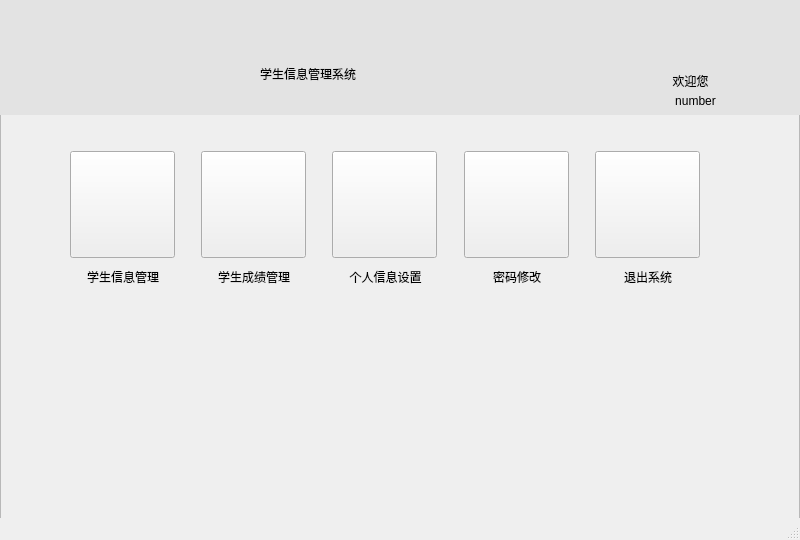
<?xml version="1.0" encoding="UTF-8"?>
<ui version="4.0">
 <class>MainWindow</class>
 <widget class="QMainWindow" name="MainWindow">
  <property name="geometry">
   <rect>
    <x>0</x>
    <y>0</y>
    <width>800</width>
    <height>540</height>
   </rect>
  </property>
  <property name="sizePolicy">
   <sizepolicy hsizetype="Fixed" vsizetype="Fixed">
    <horstretch>0</horstretch>
    <verstretch>0</verstretch>
   </sizepolicy>
  </property>
  <property name="minimumSize">
   <size>
    <width>800</width>
    <height>540</height>
   </size>
  </property>
  <property name="maximumSize">
   <size>
    <width>800</width>
    <height>540</height>
   </size>
  </property>
  <property name="windowTitle">
   <string>MainWindow</string>
  </property>
  <widget class="QWidget" name="centralwidget">
   <property name="sizePolicy">
    <sizepolicy hsizetype="Fixed" vsizetype="Fixed">
     <horstretch>0</horstretch>
     <verstretch>0</verstretch>
    </sizepolicy>
   </property>
   <widget class="QFrame" name="frame">
    <property name="geometry">
     <rect>
      <x>0</x>
      <y>0</y>
      <width>800</width>
      <height>540</height>
     </rect>
    </property>
    <property name="sizePolicy">
     <sizepolicy hsizetype="Fixed" vsizetype="Fixed">
      <horstretch>0</horstretch>
      <verstretch>0</verstretch>
     </sizepolicy>
    </property>
    <property name="frameShape">
     <enum>QFrame::StyledPanel</enum>
    </property>
    <property name="frameShadow">
     <enum>QFrame::Raised</enum>
    </property>
    <widget class="QWidget" name="gridLayoutWidget">
     <property name="geometry">
      <rect>
       <x>0</x>
       <y>0</y>
       <width>801</width>
       <height>521</height>
      </rect>
     </property>
     <layout class="QGridLayout" name="gridLayout">
      <item row="2" column="0">
       <widget class="QWidget" name="widget_2" native="true">
        <property name="sizePolicy">
         <sizepolicy hsizetype="Preferred" vsizetype="Minimum">
          <horstretch>0</horstretch>
          <verstretch>0</verstretch>
         </sizepolicy>
        </property>
        <property name="minimumSize">
         <size>
          <width>0</width>
          <height>400</height>
         </size>
        </property>
        <property name="styleSheet">
         <string notr="true">QLabel{
	font: 85 12pt &quot;黑体&quot;;
	font: 85 12pt &quot;Ubuntu Condensed&quot;;
}
QPushBotton{
border:none;
color:white; background-color:transparent;
}</string>
        </property>
        <widget class="QWidget" name="gridLayoutWidget_2">
         <property name="geometry">
          <rect>
           <x>70</x>
           <y>30</y>
           <width>631</width>
           <height>139</height>
          </rect>
         </property>
         <layout class="QGridLayout" name="gridLayout_com">
          <property name="horizontalSpacing">
           <number>25</number>
          </property>
          <item row="0" column="2">
           <widget class="QFrame" name="frame_4">
            <property name="sizePolicy">
             <sizepolicy hsizetype="Minimum" vsizetype="Minimum">
              <horstretch>0</horstretch>
              <verstretch>0</verstretch>
             </sizepolicy>
            </property>
            <property name="minimumSize">
             <size>
              <width>96</width>
              <height>107</height>
             </size>
            </property>
            <property name="frameShape">
             <enum>QFrame::NoFrame</enum>
            </property>
            <property name="frameShadow">
             <enum>QFrame::Raised</enum>
            </property>
            <widget class="QPushButton" name="edit">
             <property name="geometry">
              <rect>
               <x>0</x>
               <y>0</y>
               <width>105</width>
               <height>107</height>
              </rect>
             </property>
             <property name="styleSheet">
              <string notr="true">border-image:url(:/img/userset.png)</string>
             </property>
             <property name="text">
              <string/>
             </property>
            </widget>
           </widget>
          </item>
          <item row="0" column="0">
           <widget class="QFrame" name="frame_2">
            <property name="sizePolicy">
             <sizepolicy hsizetype="Minimum" vsizetype="Minimum">
              <horstretch>0</horstretch>
              <verstretch>0</verstretch>
             </sizepolicy>
            </property>
            <property name="minimumSize">
             <size>
              <width>96</width>
              <height>107</height>
             </size>
            </property>
            <property name="frameShape">
             <enum>QFrame::NoFrame</enum>
            </property>
            <property name="frameShadow">
             <enum>QFrame::Raised</enum>
            </property>
            <widget class="QPushButton" name="usermng">
             <property name="geometry">
              <rect>
               <x>0</x>
               <y>0</y>
               <width>105</width>
               <height>107</height>
              </rect>
             </property>
             <property name="styleSheet">
              <string notr="true">border-image:url(:/img/usermng.png) no-repeat;</string>
             </property>
             <property name="text">
              <string/>
             </property>
            </widget>
           </widget>
          </item>
          <item row="0" column="3">
           <widget class="QFrame" name="frame_6">
            <property name="frameShape">
             <enum>QFrame::NoFrame</enum>
            </property>
            <property name="frameShadow">
             <enum>QFrame::Raised</enum>
            </property>
            <widget class="QPushButton" name="chngpwd">
             <property name="geometry">
              <rect>
               <x>0</x>
               <y>0</y>
               <width>105</width>
               <height>107</height>
              </rect>
             </property>
             <property name="styleSheet">
              <string notr="true">border-image:url(:/img/chngpwd.png)</string>
             </property>
             <property name="text">
              <string/>
             </property>
            </widget>
           </widget>
          </item>
          <item row="0" column="4">
           <widget class="QFrame" name="frame_5">
            <property name="sizePolicy">
             <sizepolicy hsizetype="Minimum" vsizetype="Minimum">
              <horstretch>0</horstretch>
              <verstretch>0</verstretch>
             </sizepolicy>
            </property>
            <property name="minimumSize">
             <size>
              <width>96</width>
              <height>107</height>
             </size>
            </property>
            <property name="frameShape">
             <enum>QFrame::NoFrame</enum>
            </property>
            <property name="frameShadow">
             <enum>QFrame::Raised</enum>
            </property>
            <widget class="QPushButton" name="exit">
             <property name="geometry">
              <rect>
               <x>0</x>
               <y>0</y>
               <width>105</width>
               <height>107</height>
              </rect>
             </property>
             <property name="styleSheet">
              <string notr="true">border-image:url(:/img/exitsys.png)</string>
             </property>
             <property name="text">
              <string/>
             </property>
            </widget>
           </widget>
          </item>
          <item row="0" column="1">
           <widget class="QFrame" name="frame_3">
            <property name="sizePolicy">
             <sizepolicy hsizetype="Minimum" vsizetype="Minimum">
              <horstretch>0</horstretch>
              <verstretch>0</verstretch>
             </sizepolicy>
            </property>
            <property name="minimumSize">
             <size>
              <width>96</width>
              <height>107</height>
             </size>
            </property>
            <property name="frameShape">
             <enum>QFrame::NoFrame</enum>
            </property>
            <property name="frameShadow">
             <enum>QFrame::Plain</enum>
            </property>
            <property name="lineWidth">
             <number>0</number>
            </property>
            <widget class="QPushButton" name="scoremng">
             <property name="geometry">
              <rect>
               <x>0</x>
               <y>0</y>
               <width>105</width>
               <height>107</height>
              </rect>
             </property>
             <property name="styleSheet">
              <string notr="true">border-image:url(:/img/scoremng.png) no-repeat</string>
             </property>
             <property name="text">
              <string/>
             </property>
            </widget>
           </widget>
          </item>
          <item row="1" column="0">
           <widget class="QLabel" name="label_2">
            <property name="text">
             <string>学生信息管理</string>
            </property>
            <property name="alignment">
             <set>Qt::AlignCenter</set>
            </property>
           </widget>
          </item>
          <item row="1" column="1">
           <widget class="QLabel" name="label_4">
            <property name="text">
             <string>学生成绩管理</string>
            </property>
            <property name="alignment">
             <set>Qt::AlignCenter</set>
            </property>
           </widget>
          </item>
          <item row="1" column="4">
           <widget class="QLabel" name="label_6">
            <property name="text">
             <string>退出系统</string>
            </property>
            <property name="alignment">
             <set>Qt::AlignCenter</set>
            </property>
           </widget>
          </item>
          <item row="1" column="3">
           <widget class="QLabel" name="label_7">
            <property name="text">
             <string>密码修改</string>
            </property>
            <property name="alignment">
             <set>Qt::AlignCenter</set>
            </property>
           </widget>
          </item>
          <item row="1" column="2">
           <widget class="QLabel" name="label_5">
            <property name="text">
             <string>个人信息设置</string>
            </property>
            <property name="alignment">
             <set>Qt::AlignCenter</set>
            </property>
           </widget>
          </item>
         </layout>
        </widget>
       </widget>
      </item>
      <item row="1" column="0">
       <widget class="QWidget" name="widget" native="true">
        <property name="enabled">
         <bool>true</bool>
        </property>
        <property name="styleSheet">
         <string notr="true">background:rgb(227, 227, 227)</string>
        </property>
        <widget class="QLabel" name="label">
         <property name="geometry">
          <rect>
           <x>260</x>
           <y>48</y>
           <width>231</width>
           <height>51</height>
          </rect>
         </property>
         <property name="sizePolicy">
          <sizepolicy hsizetype="Preferred" vsizetype="Minimum">
           <horstretch>0</horstretch>
           <verstretch>0</verstretch>
          </sizepolicy>
         </property>
         <property name="styleSheet">
          <string notr="true">font: 85 20pt &quot;微软雅黑&quot;;
font: 85 20pt &quot;Ubuntu Condensed&quot;;

text-align:center;</string>
         </property>
         <property name="text">
          <string>学生信息管理系统</string>
         </property>
        </widget>
        <widget class="QLabel" name="info">
         <property name="geometry">
          <rect>
           <x>590</x>
           <y>90</y>
           <width>211</width>
           <height>21</height>
          </rect>
         </property>
         <property name="text">
          <string>number</string>
         </property>
         <property name="alignment">
          <set>Qt::AlignCenter</set>
         </property>
        </widget>
        <widget class="QLabel" name="label_3">
         <property name="geometry">
          <rect>
           <x>630</x>
           <y>70</y>
           <width>121</width>
           <height>21</height>
          </rect>
         </property>
         <property name="text">
          <string>欢迎您</string>
         </property>
         <property name="alignment">
          <set>Qt::AlignCenter</set>
         </property>
        </widget>
       </widget>
      </item>
     </layout>
    </widget>
   </widget>
  </widget>
  <widget class="QMenuBar" name="menubar">
   <property name="geometry">
    <rect>
     <x>0</x>
     <y>0</y>
     <width>800</width>
     <height>24</height>
    </rect>
   </property>
  </widget>
  <widget class="QStatusBar" name="statusbar"/>
 </widget>
 <resources/>
 <connections/>
</ui>
